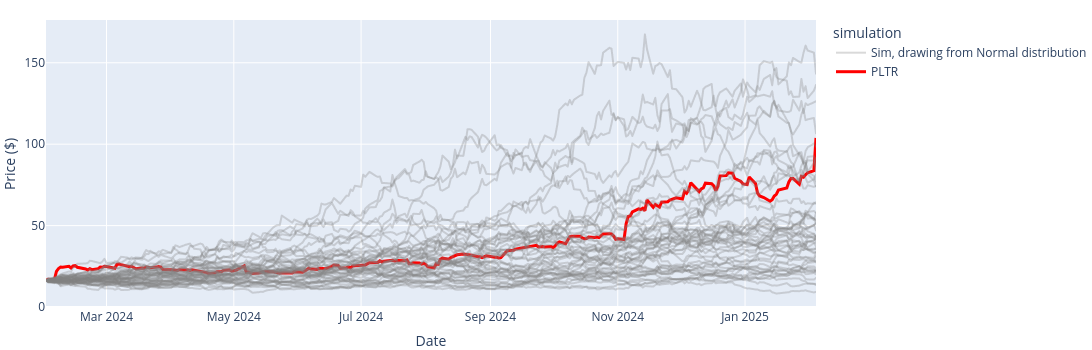

Notebook source saved alongside this figure:
### Markdown cell above
### Simulated price paths
`Simulation`

### Code cell
steps_normal = rng.normal(m * dt, sigma * np.sqrt(dt), size=(n, n_sim))
simulations_normal = starting_price * np.exp(np.vstack([np.zeros(n_sim), steps_normal.cumsum(axis=0)]))
dated_simulations_normal = pd.DataFrame(simulations_normal, index=PLTR.loc["2024-02-01":].index[:len(simulations_normal)])

fig = px.line(dated_simulations_normal.iloc[:, :50],width=1300, height=350, labels={"variable":"simulation", "value":"Price ($)", "index":f"Days since: {purchase_date}"})
fig.update_traces(line_color="grey", opacity=0.3, name="Sim, drawing from Normal distribution", showlegend=False)

actual = PLTR.loc[dated_simulations_normal.index, "Close"]

fig.add_scatter(x=actual.index, y=actual, line=dict(color="red", width=3), mode="lines", name="PLTR")
fig.data[0].showlegend = True ; fig.update_layout(margin=dict(l=5, r=00, t=20, b=10)).show()

### Figure 1 — Plotly figure (JSON) as saved in the notebook; plotly's stock layout.template omitted (floating-point values rounded to 4 significant figures; data arrays with more than 128 entries replaced by an {"elided": "..."} marker saying what was removed)
{"data": [{"hovertemplate": "simulation=0<br>Date=%{x}<br>Price ($)=%{y}<extra></extra>", "legendgroup": "0", "line": {"color": "grey", "dash": "solid"}, "marker": {"symbol": "circle"}, "mode": "lines", "name": "Sim, drawing from Normal distribution", "opacity": 0.3, "showlegend": true, "type": "scattergl", "x": {"elided": "253 str values"}, "xaxis": "x", "y": {"elided": "253 float values"}, "yaxis": "y"}, {"hovertemplate": "simulation=1<br>Date=%{x}<br>Price ($)=%{y}<extra></extra>", "legendgroup": "1", "line": {"color": "grey", "dash": "solid"}, "marker": {"symbol": "circle"}, "mode": "lines", "name": "Sim, drawing from Normal distribution", "opacity": 0.3, "showlegend": false, "type": "scattergl", "x": {"elided": "253 str values"}, "xaxis": "x", "y": {"elided": "253 float values"}, "yaxis": "y"}, {"hovertemplate": "simulation=2<br>Date=%{x}<br>Price ($)=%{y}<extra></extra>", "legendgroup": "2", "line": {"color": "grey", "dash": "solid"}, "marker": {"symbol": "circle"}, "mode": "lines", "name": "Sim, drawing from Normal distribution", "opacity": 0.3, "showlegend": false, "type": "scattergl", "x": {"elided": "253 str values"}, "xaxis": "x", "y": {"elided": "253 float values"}, "yaxis": "y"}, {"hovertemplate": "simulation=3<br>Date=%{x}<br>Price ($)=%{y}<extra></extra>", "legendgroup": "3", "line": {"color": "grey", "dash": "solid"}, "marker": {"symbol": "circle"}, "mode": "lines", "name": "Sim, drawing from Normal distribution", "opacity": 0.3, "showlegend": false, "type": "scattergl", "x": {"elided": "253 str values"}, "xaxis": "x", "y": {"elided": "253 float values"}, "yaxis": "y"}, {"hovertemplate": "simulation=4<br>Date=%{x}<br>Price ($)=%{y}<extra></extra>", "legendgroup": "4", "line": {"color": "grey", "dash": "solid"}, "marker": {"symbol": "circle"}, "mode": "lines", "name": "Sim, drawing from Normal distribution", "opacity": 0.3, "showlegend": false, "type": "scattergl", "x": {"elided": "253 str values"}, "xaxis": "x", "y": {"elided": "253 float values"}, "yaxis": "y"}, {"hovertemplate": "simulation=5<br>Date=%{x}<br>Price ($)=%{y}<extra></extra>", "legendgroup": "5", "line": {"color": "grey", "dash": "solid"}, "marker": {"symbol": "circle"}, "mode": "lines", "name": "Sim, drawing from Normal distribution", "opacity": 0.3, "showlegend": false, "type": "scattergl", "x": {"elided": "253 str values"}, "xaxis": "x", "y": {"elided": "253 float values"}, "yaxis": "y"}, {"hovertemplate": "simulation=6<br>Date=%{x}<br>Price ($)=%{y}<extra></extra>", "legendgroup": "6", "line": {"color": "grey", "dash": "solid"}, "marker": {"symbol": "circle"}, "mode": "lines", "name": "Sim, drawing from Normal distribution", "opacity": 0.3, "showlegend": false, "type": "scattergl", "x": {"elided": "253 str values"}, "xaxis": "x", "y": {"elided": "253 float values"}, "yaxis": "y"}, {"hovertemplate": "simulation=7<br>Date=%{x}<br>Price ($)=%{y}<extra></extra>", "legendgroup": "7", "line": {"color": "grey", "dash": "solid"}, "marker": {"symbol": "circle"}, "mode": "lines", "name": "Sim, drawing from Normal distribution", "opacity": 0.3, "showlegend": false, "type": "scattergl", "x": {"elided": "253 str values"}, "xaxis": "x", "y": {"elided": "253 float values"}, "yaxis": "y"}, {"hovertemplate": "simulation=8<br>Date=%{x}<br>Price ($)=%{y}<extra></extra>", "legendgroup": "8", "line": {"color": "grey", "dash": "solid"}, "marker": {"symbol": "circle"}, "mode": "lines", "name": "Sim, drawing from Normal distribution", "opacity": 0.3, "showlegend": false, "type": "scattergl", "x": {"elided": "253 str values"}, "xaxis": "x", "y": {"elided": "253 float values"}, "yaxis": "y"}, {"hovertemplate": "simulation=9<br>Date=%{x}<br>Price ($)=%{y}<extra></extra>", "legendgroup": "9", "line": {"color": "grey", "dash": "solid"}, "marker": {"symbol": "circle"}, "mode": "lines", "name": "Sim, drawing from Normal distribution", "opacity": 0.3, "showlegend": false, "type": "scattergl", "x": {"elided": "253 str values"}, "xaxis": "x", "y": {"elided": "253 float values"}, "yaxis": "y"}, {"hovertemplate": "simulation=10<br>Date=%{x}<br>Price ($)=%{y}<extra></extra>", "legendgroup": "10", "line": {"color": "grey", "dash": "solid"}, "marker": {"symbol": "circle"}, "mode": "lines", "name": "Sim, drawing from Normal distribution", "opacity": 0.3, "showlegend": false, "type": "scattergl", "x": {"elided": "253 str values"}, "xaxis": "x", "y": {"elided": "253 float values"}, "yaxis": "y"}, {"hovertemplate": "simulation=11<br>Date=%{x}<br>Price ($)=%{y}<extra></extra>", "legendgroup": "11", "line": {"color": "grey", "dash": "solid"}, "marker": {"symbol": "circle"}, "mode": "lines", "name": "Sim, drawing from Normal distribution", "opacity": 0.3, "showlegend": false, "type": "scattergl", "x": {"elided": "253 str values"}, "xaxis": "x", "y": {"elided": "253 float values"}, "yaxis": "y"}, {"hovertemplate": "simulation=12<br>Date=%{x}<br>Price ($)=%{y}<extra></extra>", "legendgroup": "12", "line": {"color": "grey", "dash": "solid"}, "marker": {"symbol": "circle"}, "mode": "lines", "name": "Sim, drawing from Normal distribution", "opacity": 0.3, "showlegend": false, "type": "scattergl", "x": {"elided": "253 str values"}, "xaxis": "x", "y": {"elided": "253 float values"}, "yaxis": "y"}, {"hovertemplate": "simulation=13<br>Date=%{x}<br>Price ($)=%{y}<extra></extra>", "legendgroup": "13", "line": {"color": "grey", "dash": "solid"}, "marker": {"symbol": "circle"}, "mode": "lines", "name": "Sim, drawing from Normal distribution", "opacity": 0.3, "showlegend": false, "type": "scattergl", "x": {"elided": "253 str values"}, "xaxis": "x", "y": {"elided": "253 float values"}, "yaxis": "y"}, {"hovertemplate": "simulation=14<br>Date=%{x}<br>Price ($)=%{y}<extra></extra>", "legendgroup": "14", "line": {"color": "grey", "dash": "solid"}, "marker": {"symbol": "circle"}, "mode": "lines", "name": "Sim, drawing from Normal distribution", "opacity": 0.3, "showlegend": false, "type": "scattergl", "x": {"elided": "253 str values"}, "xaxis": "x", "y": {"elided": "253 float values"}, "yaxis": "y"}, {"hovertemplate": "simulation=15<br>Date=%{x}<br>Price ($)=%{y}<extra></extra>", "legendgroup": "15", "line": {"color": "grey", "dash": "solid"}, "marker": {"symbol": "circle"}, "mode": "lines", "name": "Sim, drawing from Normal distribution", "opacity": 0.3, "showlegend": false, "type": "scattergl", "x": {"elided": "253 str values"}, "xaxis": "x", "y": {"elided": "253 float values"}, "yaxis": "y"}, {"hovertemplate": "simulation=16<br>Date=%{x}<br>Price ($)=%{y}<extra></extra>", "legendgroup": "16", "line": {"color": "grey", "dash": "solid"}, "marker": {"symbol": "circle"}, "mode": "lines", "name": "Sim, drawing from Normal distribution", "opacity": 0.3, "showlegend": false, "type": "scattergl", "x": {"elided": "253 str values"}, "xaxis": "x", "y": {"elided": "253 float values"}, "yaxis": "y"}, {"hovertemplate": "simulation=17<br>Date=%{x}<br>Price ($)=%{y}<extra></extra>", "legendgroup": "17", "line": {"color": "grey", "dash": "solid"}, "marker": {"symbol": "circle"}, "mode": "lines", "name": "Sim, drawing from Normal distribution", "opacity": 0.3, "showlegend": false, "type": "scattergl", "x": {"elided": "253 str values"}, "xaxis": "x", "y": {"elided": "253 float values"}, "yaxis": "y"}, {"hovertemplate": "simulation=18<br>Date=%{x}<br>Price ($)=%{y}<extra></extra>", "legendgroup": "18", "line": {"color": "grey", "dash": "solid"}, "marker": {"symbol": "circle"}, "mode": "lines", "name": "Sim, drawing from Normal distribution", "opacity": 0.3, "showlegend": false, "type": "scattergl", "x": {"elided": "253 str values"}, "xaxis": "x", "y": {"elided": "253 float values"}, "yaxis": "y"}, {"hovertemplate": "simulation=19<br>Date=%{x}<br>Price ($)=%{y}<extra></extra>", "legendgroup": "19", "line": {"color": "grey", "dash": "solid"}, "marker": {"symbol": "circle"}, "mode": "lines", "name": "Sim, drawing from Normal distribution", "opacity": 0.3, "showlegend": false, "type": "scattergl", "x": {"elided": "253 str values"}, "xaxis": "x", "y": {"elided": "253 float values"}, "yaxis": "y"}, {"hovertemplate": "simulation=20<br>Date=%{x}<br>Price ($)=%{y}<extra></extra>", "legendgroup": "20", "line": {"color": "grey", "dash": "solid"}, "marker": {"symbol": "circle"}, "mode": "lines", "name": "Sim, drawing from Normal distribution", "opacity": 0.3, "showlegend": false, "type": "scattergl", "x": {"elided": "253 str values"}, "xaxis": "x", "y": {"elided": "253 float values"}, "yaxis": "y"}, {"hovertemplate": "simulation=21<br>Date=%{x}<br>Price ($)=%{y}<extra></extra>", "legendgroup": "21", "line": {"color": "grey", "dash": "solid"}, "marker": {"symbol": "circle"}, "mode": "lines", "name": "Sim, drawing from Normal distribution", "opacity": 0.3, "showlegend": false, "type": "scattergl", "x": {"elided": "253 str values"}, "xaxis": "x", "y": {"elided": "253 float values"}, "yaxis": "y"}, {"hovertemplate": "simulation=22<br>Date=%{x}<br>Price ($)=%{y}<extra></extra>", "legendgroup": "22", "line": {"color": "grey", "dash": "solid"}, "marker": {"symbol": "circle"}, "mode": "lines", "name": "Sim, drawing from Normal distribution", "opacity": 0.3, "showlegend": false, "type": "scattergl", "x": {"elided": "253 str values"}, "xaxis": "x", "y": {"elided": "253 float values"}, "yaxis": "y"}, {"hovertemplate": "simulation=23<br>Date=%{x}<br>Price ($)=%{y}<extra></extra>", "legendgroup": "23", "line": {"color": "grey", "dash": "solid"}, "marker": {"symbol": "circle"}, "mode": "lines", "name": "Sim, drawing from Normal distribution", "opacity": 0.3, "showlegend": false, "type": "scattergl", "x": {"elided": "253 str values"}, "xaxis": "x", "y": {"elided": "253 float values"}, "yaxis": "y"}, {"hovertemplate": "simulation=24<br>Date=%{x}<br>Price ($)=%{y}<extra></extra>", "legendgroup": "24", "line": {"color": "grey", "dash": "solid"}, "marker": {"symbol": "circle"}, "mode": "lines", "name": "Sim, drawing from Normal distribution", "opacity": 0.3, "showlegend": false, "type": "scattergl", "x": {"elided": "253 str values"}, "xaxis": "x", "y": {"elided": "253 float values"}, "yaxis": "y"}, {"hovertemplate": "simulation=25<br>Date=%{x}<br>Price ($)=%{y}<extra></extra>", "legendgroup": "25", "line": {"color": "grey", "dash": "solid"}, "marker": {"symbol": "circle"}, "mode": "lines", "name": "Sim, drawing from Normal distribution", "opacity": 0.3, "showlegend": false, "type": "scattergl", "x": {"elided": "253 str values"}, "xaxis": "x", "y": {"elided": "253 float values"}, "yaxis": "y"}, {"hovertemplate": "simulation=26<br>Date=%{x}<br>Price ($)=%{y}<extra></extra>", "legendgroup": "26", "line": {"color": "grey", "dash": "solid"}, "marker": {"symbol": "circle"}, "mode": "lines", "name": "Sim, drawing from Normal distribution", "opacity": 0.3, "showlegend": false, "type": "scattergl", "x": {"elided": "253 str values"}, "xaxis": "x", "y": {"elided": "253 float values"}, "yaxis": "y"}, {"hovertemplate": "simulation=27<br>Date=%{x}<br>Price ($)=%{y}<extra></extra>", "legendgroup": "27", "line": {"color": "grey", "dash": "solid"}, "marker": {"symbol": "circle"}, "mode": "lines", "name": "Sim, drawing from Normal distribution", "opacity": 0.3, "showlegend": false, "type": "scattergl", "x": {"elided": "253 str values"}, "xaxis": "x", "y": {"elided": "253 float values"}, "yaxis": "y"}, {"hovertemplate": "simulation=28<br>Date=%{x}<br>Price ($)=%{y}<extra></extra>", "legendgroup": "28", "line": {"color": "grey", "dash": "solid"}, "marker": {"symbol": "circle"}, "mode": "lines", "name": "Sim, drawing from Normal distribution", "opacity": 0.3, "showlegend": false, "type": "scattergl", "x": {"elided": "253 str values"}, "xaxis": "x", "y": {"elided": "253 float values"}, "yaxis": "y"}, {"hovertemplate": "simulation=29<br>Date=%{x}<br>Price ($)=%{y}<extra></extra>", "legendgroup": "29", "line": {"color": "grey", "dash": "solid"}, "marker": {"symbol": "circle"}, "mode": "lines", "name": "Sim, drawing from Normal distribution", "opacity": 0.3, "showlegend": false, "type": "scattergl", "x": {"elided": "253 str values"}, "xaxis": "x", "y": {"elided": "253 float values"}, "yaxis": "y"}, {"hovertemplate": "simulation=30<br>Date=%{x}<br>Price ($)=%{y}<extra></extra>", "legendgroup": "30", "line": {"color": "grey", "dash": "solid"}, "marker": {"symbol": "circle"}, "mode": "lines", "name": "Sim, drawing from Normal distribution", "opacity": 0.3, "showlegend": false, "type": "scattergl", "x": {"elided": "253 str values"}, "xaxis": "x", "y": {"elided": "253 float values"}, "yaxis": "y"}, {"hovertemplate": "simulation=31<br>Date=%{x}<br>Price ($)=%{y}<extra></extra>", "legendgroup": "31", "line": {"color": "grey", "dash": "solid"}, "marker": {"symbol": "circle"}, "mode": "lines", "name": "Sim, drawing from Normal distribution", "opacity": 0.3, "showlegend": false, "type": "scattergl", "x": {"elided": "253 str values"}, "xaxis": "x", "y": {"elided": "253 float values"}, "yaxis": "y"}, {"hovertemplate": "simulation=32<br>Date=%{x}<br>Price ($)=%{y}<extra></extra>", "legendgroup": "32", "line": {"color": "grey", "dash": "solid"}, "marker": {"symbol": "circle"}, "mode": "lines", "name": "Sim, drawing from Normal distribution", "opacity": 0.3, "showlegend": false, "type": "scattergl", "x": {"elided": "253 str values"}, "xaxis": "x", "y": {"elided": "253 float values"}, "yaxis": "y"}, {"hovertemplate": "simulation=33<br>Date=%{x}<br>Price ($)=%{y}<extra></extra>", "legendgroup": "33", "line": {"color": "grey", "dash": "solid"}, "marker": {"symbol": "circle"}, "mode": "lines", "name": "Sim, drawing from Normal distribution", "opacity": 0.3, "showlegend": false, "type": "scattergl", "x": {"elided": "253 str values"}, "xaxis": "x", "y": {"elided": "253 float values"}, "yaxis": "y"}, {"hovertemplate": "simulation=34<br>Date=%{x}<br>Price ($)=%{y}<extra></extra>", "legendgroup": "34", "line": {"color": "grey", "dash": "solid"}, "marker": {"symbol": "circle"}, "mode": "lines", "name": "Sim, drawing from Normal distribution", "opacity": 0.3, "showlegend": false, "type": "scattergl", "x": {"elided": "253 str values"}, "xaxis": "x", "y": {"elided": "253 float values"}, "yaxis": "y"}, {"hovertemplate": "simulation=35<br>Date=%{x}<br>Price ($)=%{y}<extra></extra>", "legendgroup": "35", "line": {"color": "grey", "dash": "solid"}, "marker": {"symbol": "circle"}, "mode": "lines", "name": "Sim, drawing from Normal distribution", "opacity": 0.3, "showlegend": false, "type": "scattergl", "x": {"elided": "253 str values"}, "xaxis": "x", "y": {"elided": "253 float values"}, "yaxis": "y"}, {"hovertemplate": "simulation=36<br>Date=%{x}<br>Price ($)=%{y}<extra></extra>", "legendgroup": "36", "line": {"color": "grey", "dash": "solid"}, "marker": {"symbol": "circle"}, "mode": "lines", "name": "Sim, drawing from Normal distribution", "opacity": 0.3, "showlegend": false, "type": "scattergl", "x": {"elided": "253 str values"}, "xaxis": "x", "y": {"elided": "253 float values"}, "yaxis": "y"}, {"hovertemplate": "simulation=37<br>Date=%{x}<br>Price ($)=%{y}<extra></extra>", "legendgroup": "37", "line": {"color": "grey", "dash": "solid"}, "marker": {"symbol": "circle"}, "mode": "lines", "name": "Sim, drawing from Normal distribution", "opacity": 0.3, "showlegend": false, "type": "scattergl", "x": {"elided": "253 str values"}, "xaxis": "x", "y": {"elided": "253 float values"}, "yaxis": "y"}, {"hovertemplate": "simulation=38<br>Date=%{x}<br>Price ($)=%{y}<extra></extra>", "legendgroup": "38", "line": {"color": "grey", "dash": "solid"}, "marker": {"symbol": "circle"}, "mode": "lines", "name": "Sim, drawing from Normal distribution", "opacity": 0.3, "showlegend": false, "type": "scattergl", "x": {"elided": "253 str values"}, "xaxis": "x", "y": {"elided": "253 float values"}, "yaxis": "y"}, {"hovertemplate": "simulation=39<br>Date=%{x}<br>Price ($)=%{y}<extra></extra>", "legendgroup": "39", "line": {"color": "grey", "dash": "solid"}, "marker": {"symbol": "circle"}, "mode": "lines", "name": "Sim, drawing from Normal distribution", "opacity": 0.3, "showlegend": false, "type": "scattergl", "x": {"elided": "253 str values"}, "xaxis": "x", "y": {"elided": "253 float values"}, "yaxis": "y"}, {"hovertemplate": "simulation=40<br>Date=%{x}<br>Price ($)=%{y}<extra></extra>", "legendgroup": "40", "line": {"color": "grey", "dash": "solid"}, "marker": {"symbol": "circle"}, "mode": "lines", "name": "Sim, drawing from Normal distribution", "opacity": 0.3, "showlegend": false, "type": "scattergl", "x": {"elided": "253 str values"}, "xaxis": "x", "y": {"elided": "253 float values"}, "yaxis": "y"}, {"hovertemplate": "simulation=41<br>Date=%{x}<br>Price ($)=%{y}<extra></extra>", "legendgroup": "41", "line": {"color": "grey", "dash": "solid"}, "marker": {"symbol": "circle"}, "mode": "lines", "name": "Sim, drawing from Normal distribution", "opacity": 0.3, "showlegend": false, "type": "scattergl", "x": {"elided": "253 str values"}, "xaxis": "x", "y": {"elided": "253 float values"}, "yaxis": "y"}, {"hovertemplate": "simulation=42<br>Date=%{x}<br>Price ($)=%{y}<extra></extra>", "legendgroup": "42", "line": {"color": "grey", "dash": "solid"}, "marker": {"symbol": "circle"}, "mode": "lines", "name": "Sim, drawing from Normal distribution", "opacity": 0.3, "showlegend": false, "type": "scattergl", "x": {"elided": "253 str values"}, "xaxis": "x", "y": {"elided": "253 float values"}, "yaxis": "y"}, {"hovertemplate": "simulation=43<br>Date=%{x}<br>Price ($)=%{y}<extra></extra>", "legendgroup": "43", "line": {"color": "grey", "dash": "solid"}, "marker": {"symbol": "circle"}, "mode": "lines", "name": "Sim, drawing from Normal distribution", "opacity": 0.3, "showlegend": false, "type": "scattergl", "x": {"elided": "253 str values"}, "xaxis": "x", "y": {"elided": "253 float values"}, "yaxis": "y"}, {"hovertemplate": "simulation=44<br>Date=%{x}<br>Price ($)=%{y}<extra></extra>", "legendgroup": "44", "line": {"color": "grey", "dash": "solid"}, "marker": {"symbol": "circle"}, "mode": "lines", "name": "Sim, drawing from Normal distribution", "opacity": 0.3, "showlegend": false, "type": "scattergl", "x": {"elided": "253 str values"}, "xaxis": "x", "y": {"elided": "253 float values"}, "yaxis": "y"}, {"hovertemplate": "simulation=45<br>Date=%{x}<br>Price ($)=%{y}<extra></extra>", "legendgroup": "45", "line": {"color": "grey", "dash": "solid"}, "marker": {"symbol": "circle"}, "mode": "lines", "name": "Sim, drawing from Normal distribution", "opacity": 0.3, "showlegend": false, "type": "scattergl", "x": {"elided": "253 str values"}, "xaxis": "x", "y": {"elided": "253 float values"}, "yaxis": "y"}, {"hovertemplate": "simulation=46<br>Date=%{x}<br>Price ($)=%{y}<extra></extra>", "legendgroup": "46", "line": {"color": "grey", "dash": "solid"}, "marker": {"symbol": "circle"}, "mode": "lines", "name": "Sim, drawing from Normal distribution", "opacity": 0.3, "showlegend": false, "type": "scattergl", "x": {"elided": "253 str values"}, "xaxis": "x", "y": {"elided": "253 float values"}, "yaxis": "y"}, {"hovertemplate": "simulation=47<br>Date=%{x}<br>Price ($)=%{y}<extra></extra>", "legendgroup": "47", "line": {"color": "grey", "dash": "solid"}, "marker": {"symbol": "circle"}, "mode": "lines", "name": "Sim, drawing from Normal distribution", "opacity": 0.3, "showlegend": false, "type": "scattergl", "x": {"elided": "253 str values"}, "xaxis": "x", "y": {"elided": "253 float values"}, "yaxis": "y"}, {"hovertemplate": "simulation=48<br>Date=%{x}<br>Price ($)=%{y}<extra></extra>", "legendgroup": "48", "line": {"color": "grey", "dash": "solid"}, "marker": {"symbol": "circle"}, "mode": "lines", "name": "Sim, drawing from Normal distribution", "opacity": 0.3, "showlegend": false, "type": "scattergl", "x": {"elided": "253 str values"}, "xaxis": "x", "y": {"elided": "253 float values"}, "yaxis": "y"}, {"hovertemplate": "simulation=49<br>Date=%{x}<br>Price ($)=%{y}<extra></extra>", "legendgroup": "49", "line": {"color": "grey", "dash": "solid"}, "marker": {"symbol": "circle"}, "mode": "lines", "name": "Sim, drawing from Normal distribution", "opacity": 0.3, "showlegend": false, "type": "scattergl", "x": {"elided": "253 str values"}, "xaxis": "x", "y": {"elided": "253 float values"}, "yaxis": "y"}, {"line": {"color": "red", "width": 3}, "mode": "lines", "name": "PLTR", "type": "scatter", "x": {"elided": "253 str values"}, "y": {"elided": "253 float values"}}], "layout": {"height": 350, "legend": {"title": {"text": "simulation"}, "tracegroupgap": 0}, "margin": {"b": 10, "l": 5, "r": 0, "t": 20}, "width": 1300, "xaxis": {"anchor": "y", "domain": [0, 1], "title": {"text": "Date"}}, "yaxis": {"anchor": "x", "domain": [0, 1], "title": {"text": "Price ($)"}}}}
